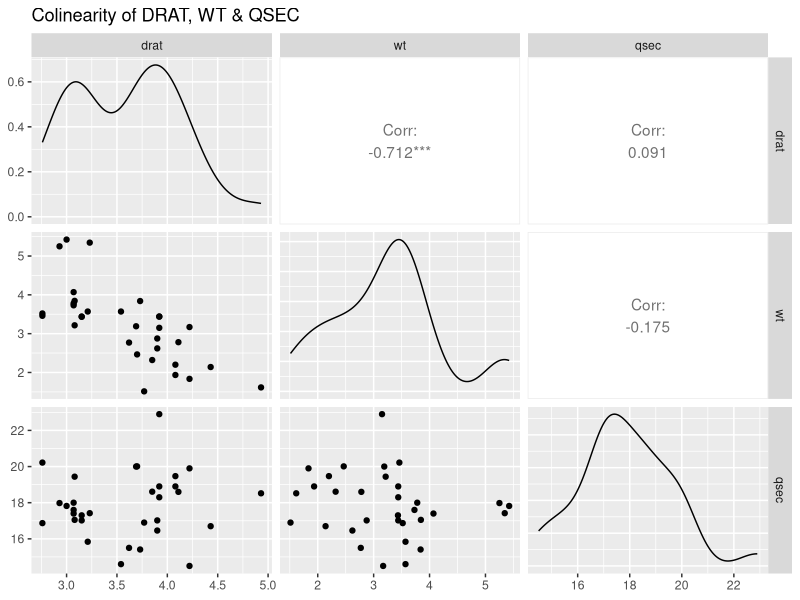
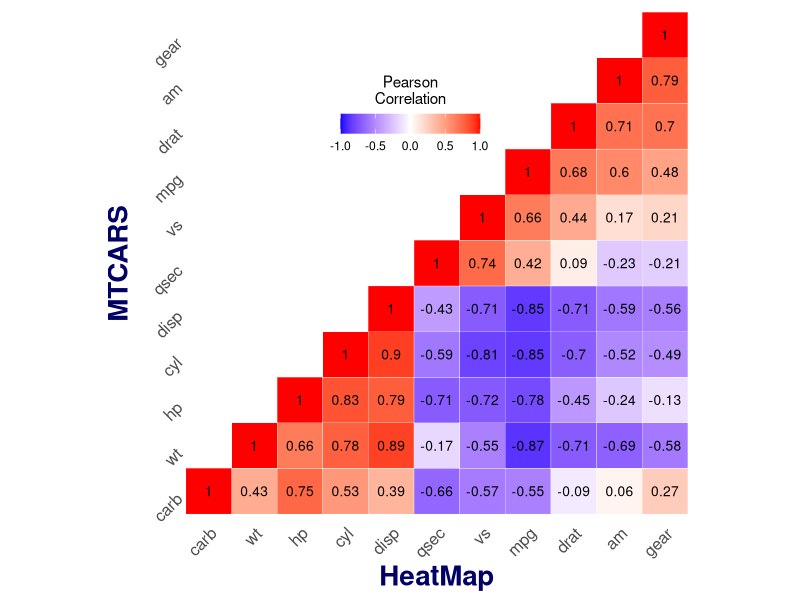

Reproduce these figures in R, in order.
## ---- chunk 1
setwd("D:\\R_Programs_wd\\R_Programming to Git\\General EDA")
library(GGally)
library(gridExtra)
require(ggplot2)
require(reshape2)

mtcars_back <- mtcars

sub2 <- c("drat", "wt", "qsec")

mtcarsSub2 <- mtcars[, sub2]
mtcarsPt2 <- ggpairs(data=mtcarsSub2, # data.frame with variables
        columns=1:3, # columns to plot, default to all.
        title="Colinearity of DRAT, WT & QSEC" #  , title of the plot
        # ggplot2::aes(color = "blue")
        ) # was color = "sex" for tips dataset aesthetics, ggplot2 style
mtcarsPt2

# Create the correlation heatmap with ggplot2
# The package reshape is required to melt the correlation matrix :

reorder_cormat <- function(cormat){
# Use correlation between variables as distance
dd <- as.dist((1-cormat)/2)
hc <- hclust(dd)
cormat <-cormat[hc$order, hc$order]
}

# Get lower triangle of the correlation matrix
get_lower_tri<-function(cormat){
  cormat[upper.tri(cormat)] <- NA
  return(cormat)
}
# Get upper triangle of the correlation matrix
get_upper_tri <- function(cormat){
  cormat[lower.tri(cormat)]<- NA
  return(cormat)
}

# Create Correlation Matrix
cormat <- round(cor(mtcars),2)
# head(cormat)

# Reorder the correlation matrix
cormat <- reorder_cormat(cormat)
upper_tri <- get_upper_tri(cormat)

# Melt the correlation matrix
melted_cormat <- melt(upper_tri, na.rm = TRUE)

# Create a ggheatmap
ggheatmap <- ggplot(melted_cormat, aes(Var2, Var1, fill = value))+
 geom_tile(color = "white")+
 scale_fill_gradient2(low = "blue", high = "red", mid = "white", 
   midpoint = 0, limit = c(-1,1), space = "Lab", 
    name="Pearson\nCorrelation") +
  theme_minimal()+ # minimal theme
 theme(axis.text.x = element_text(angle = 45, vjust = 1, 
    size = 12, hjust = 1),
    axis.text.y = element_text(angle = 45, vjust = 1, size = 12, hjust = 1))+
 coord_fixed()

# Print the heatmap
ggheatmap+
  geom_text(aes(Var2, Var1, label = value), color = "black", size = 3.5) + # The values IN the boxes
    xlab("HeatMap") + ylab("MTCARS")+
  theme(
  # axis.title.x = element_text(),
  # axis.title.y = element_text(),
  axis.title.x = element_text(color="#000066", face="bold", size=20),
  axis.title.y = element_text(color="#000066", face="bold", size=20),
  panel.grid.major = element_blank(),
  panel.border = element_blank(),
  panel.background = element_blank(),
  axis.ticks = element_blank(),
  legend.justification = c(1, 0),
  legend.position = c(0.6, 0.7),
  legend.direction = "horizontal")+
  guides(fill = guide_colorbar(barwidth = 7, barheight = 1,
                title.position = "top", title.hjust = 0.5))
# print(ggheatmap)
